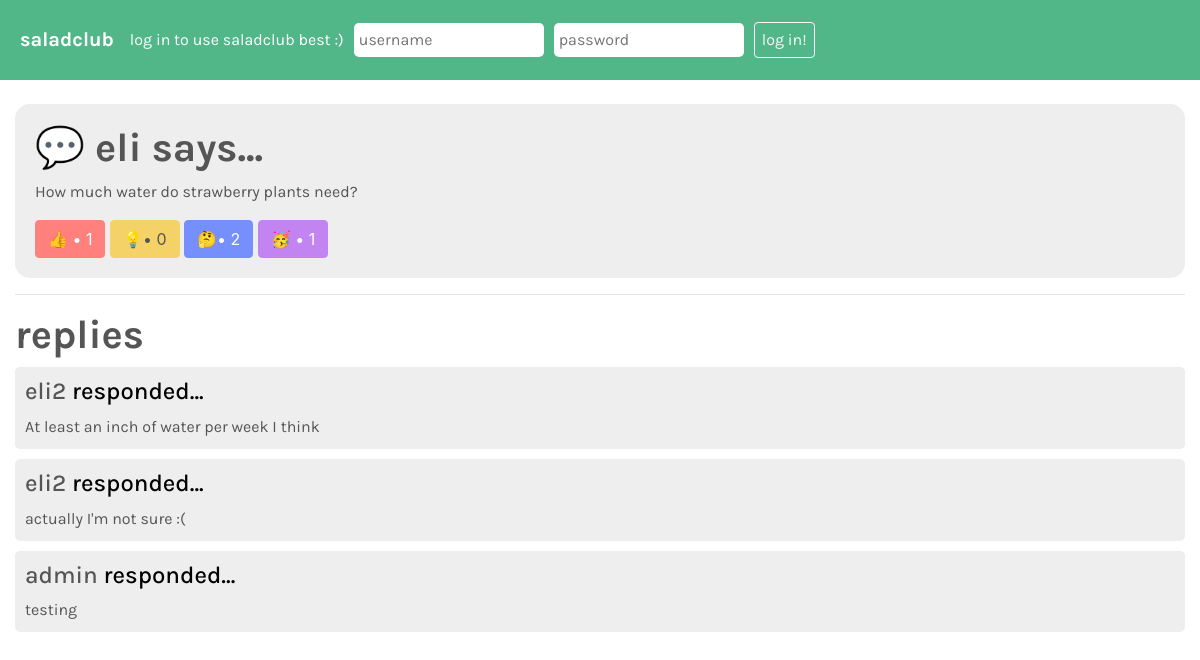
The app's page /post/1/ with its own data.
### plants/models.py (models this page shows, shortened)
class Post(models.Model):
	post_content = models.CharField(max_length=1000) # in case there is a lot of explaining to do :)
	post_plant = models.ForeignKey(Plant, on_delete=models.CASCADE, null=True, blank=True, default=None) # when the plant is deleted (shouldn't happen), remove posts
	author = models.ForeignKey(User, on_delete=models.CASCADE) # had to add null possibility?
	pub_date = models.DateTimeField('date published')
	post_parent = models.ForeignKey('self', on_delete=models.CASCADE, null=True, blank=True, default=None) # post deletes if the parent post deletes
	likes = models.IntegerField(default=0) # like button for people who like the post
	helpful = models.IntegerField(default=0) # for people who think the most is helpful
	also_questioning = models.IntegerField(default=0) # a 'like' to indicate that other people have the same issue
	celebrating = models.IntegerField(default=0) # for people who want to cheer on the post author

### plants/views.py (the view, shortened to what this page needs)
# urls.py: path('post/<str:post_id>/', views.post.as_view(), name='postcontent') # why not int?
class post(View):
	def get(self, request, post_id):
		post_objects = Post.objects.order_by('id')
		template = loader.get_template('post.html')
		form = AuthenticationForm()
		form.fields['username'].widget.attrs.update({
			'placeholder': 'username',
		})
		form.fields['password'].widget.attrs.update({
			'placeholder': 'password'
 		})
		context = {
			'post': get_object_or_404(Post, id=post_id),
			'post_replies': post_objects.filter(post_parent = Post.objects.get(id=post_id)),
			'likes': post_objects.get(id=post_id).likes,
			'helpfuls': post_objects.get(id=post_id).helpful,
			'questions': post_objects.get(id=post_id).also_questioning,
			'celebrations': post_objects.get(id=post_id).celebrating,
			'form': form
		}
		print(request.GET) # testing out the "reply" button that doesn't reply anything
		return HttpResponse(template.render(context, request))

### plants/templates/post.html (shortened to what this page needs)
<!DOCTYPE html>
<html>
	<head>
		<link rel="stylesheet" href="https://maxcdn.bootstrapcdn.com/bootstrap/4.0.0/css/bootstrap.min.css">
		{% load static %}
		<link rel="stylesheet" href="{% static '/plants/style.css' %}">
	</head>
	<body>
		<nav class="navbar navbar-expand-sm navbar-custom">
			<a class="navbar-brand" href="/"> saladclub </a>
			{% if user.is_authenticated %}
			<a class="nav-item" href="/user/{{ user.username }}"> welcome, {{ user.username }}! view your profile or </a>
			<form class="form-inline" action="/" method="POST">
				{% csrf_token %}
				<!-- This code was taken from Dr. J's repository, using a
				hidden input to log the user out. -->
				<input type="hidden" name="logout" value="logout"></input>
				<button id="logout" class="btn btn-outline-light" type="submit"> log out </button>
			</form>
			{% else %}
				<span class="navbar-text"> log in to use saladclub best :) </span>
				<form class="form-inline" action="/" method="POST">
					<span class="usernameinput" style="margin-right: 10px"> {{ form.username }} </span>
					<span class="usernameinput"> {{ form.password }} </span>
					<button id="login" class="btn btn-outline-light" type="submit">log in!</button>
				</form>
			{% endif %}
		</nav>
		<br />
		<div class="container-fluid">
			<div class="postfocus" style="padding-bottom: 20px;">
				<h1> &#128172; <a href="/user/{{ post.author }}"> {{ post.author }}</a> says... </h1>
				<p> {{ post.post_content }} </p>
				<div>
					<form style="display: inline;" method="POST">
						<button id="like" class="btn btn-danger" type="submit">&#128077; • {{ likes }} </button>
					</form>
					<form style="display: inline;" method="POST">
						<button id="helpful" class="btn btn-warning" type="submit">&#128161;• {{ helpfuls }} </button>
					</form>
					<form style="display: inline;" method="POST">
						<button id="wonder" class="btn btn-primary" type="submit">&#129300;• {{ questions }} </button>
					</form>
					<form style="display:inline;" method="POST">
						<button class="btn btn-primary" id="celebrate" type="submit">🥳 • {{ celebrations }} </button>
					</form>
				</div>
			</div>
			<hr />
			<h1> replies </h1>
			{% for reply in post_replies %}
				<li class="postli">
					<h4> <a href="/user/{{ reply.author }}"> {{ reply.author }}</a> responded... </h4>
					<a href="/post/{{ reply.id }}/">{{ reply.post_content }}</a>
				</li>
			{% endfor %}
		</div>
	</body>
</html>

### plants/static/plants/style.css (style rules this page uses)
h1, h2, h4, p, a, navbar-brand { font-family: 'Karla', sans-serif; color: #555; }
h1, h2 { font-weight: 700; }
p { font-weight: 400; }
.navbar-custom { background-color: #52b788; padding: 20px; }
.navbar-text { font-family: 'Karla', sans-serif; color: white; margin-right: 10px; }
.navbar-brand { font-weight: 700; color: white; }
#login, #logout { font-family: 'Karla', sans-serif; margin-left: 10px; padding-left: 7px; padding-right: 7px; padding-top: 5px; padding-bottom: 5px; }
.usernameinput input { border: none; border-radius: 5px; padding: 5px; font-family: 'Karla', sans-serif; }
.postli { background-color: #eee; margin-bottom: 10px; padding: 10px; border-radius: 5px; list-style-type: none; }
.postli h4 { color: #000; }
.postfocus { background-color: #eee; padding: 20px; padding-bottom: 9px; border-radius: 15px; }
#like { background: #FF807C; border: 1px solid #FF807C; }
#helpful { background: #F5D268; border: 1px solid #F5D268; color: #555; }
#wonder { background: #758FFC; border: 1px solid #758FFC; }
#celebrate { background: #C184F1; border:1px solid #C184F1; }

### records on screen
Post: author "eli", post_content "How much water do strawberry plants need?"
Post: author "eli2", post_content "At least an inch of water per week I think"
Post: author "eli2", post_content "actually I'm not sure :("
Post: author "admin", post_content "testing"

### other values on screen
{{ likes }} "1"
{{ helpfuls }} "0"
{{ questions }} "2"
{{ celebrations }} "1"
